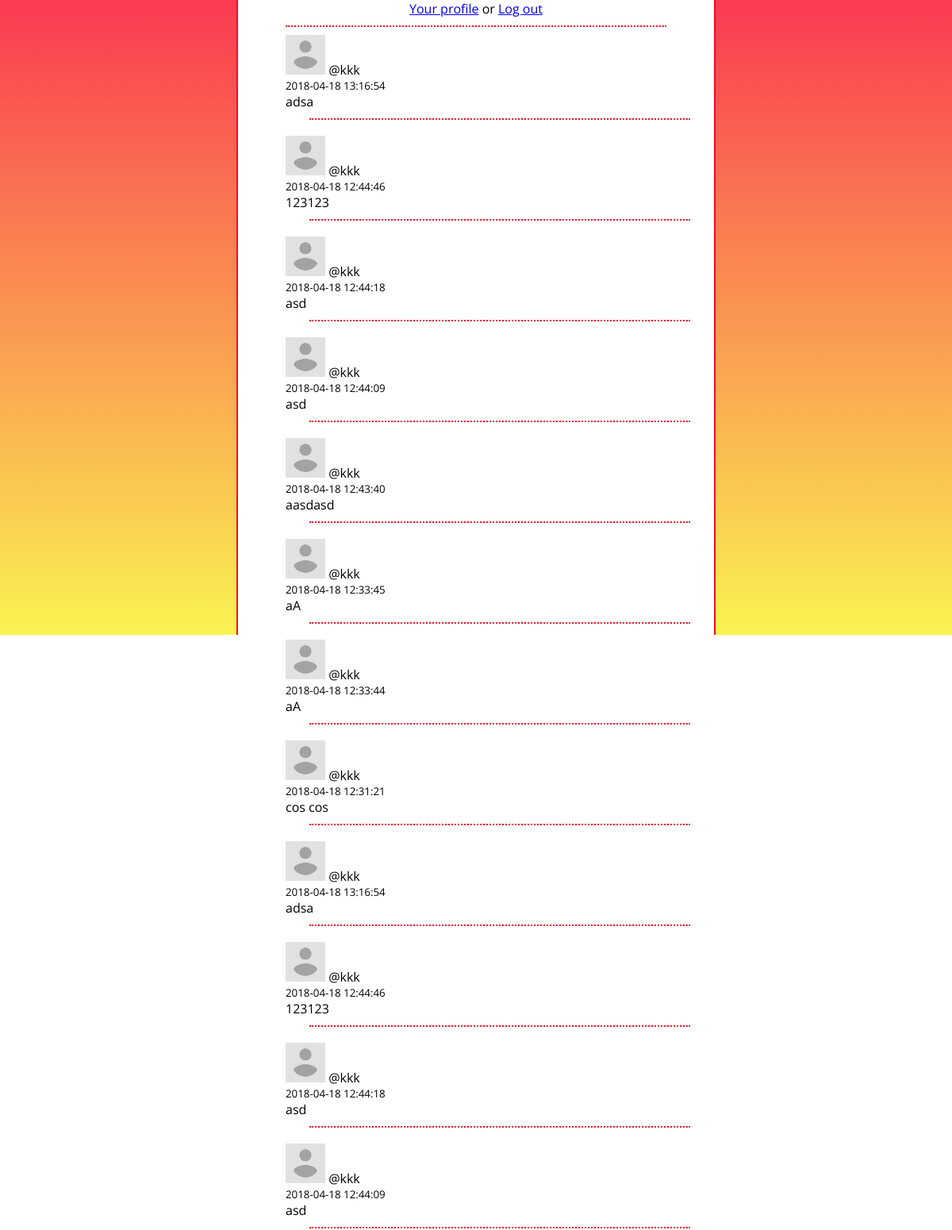
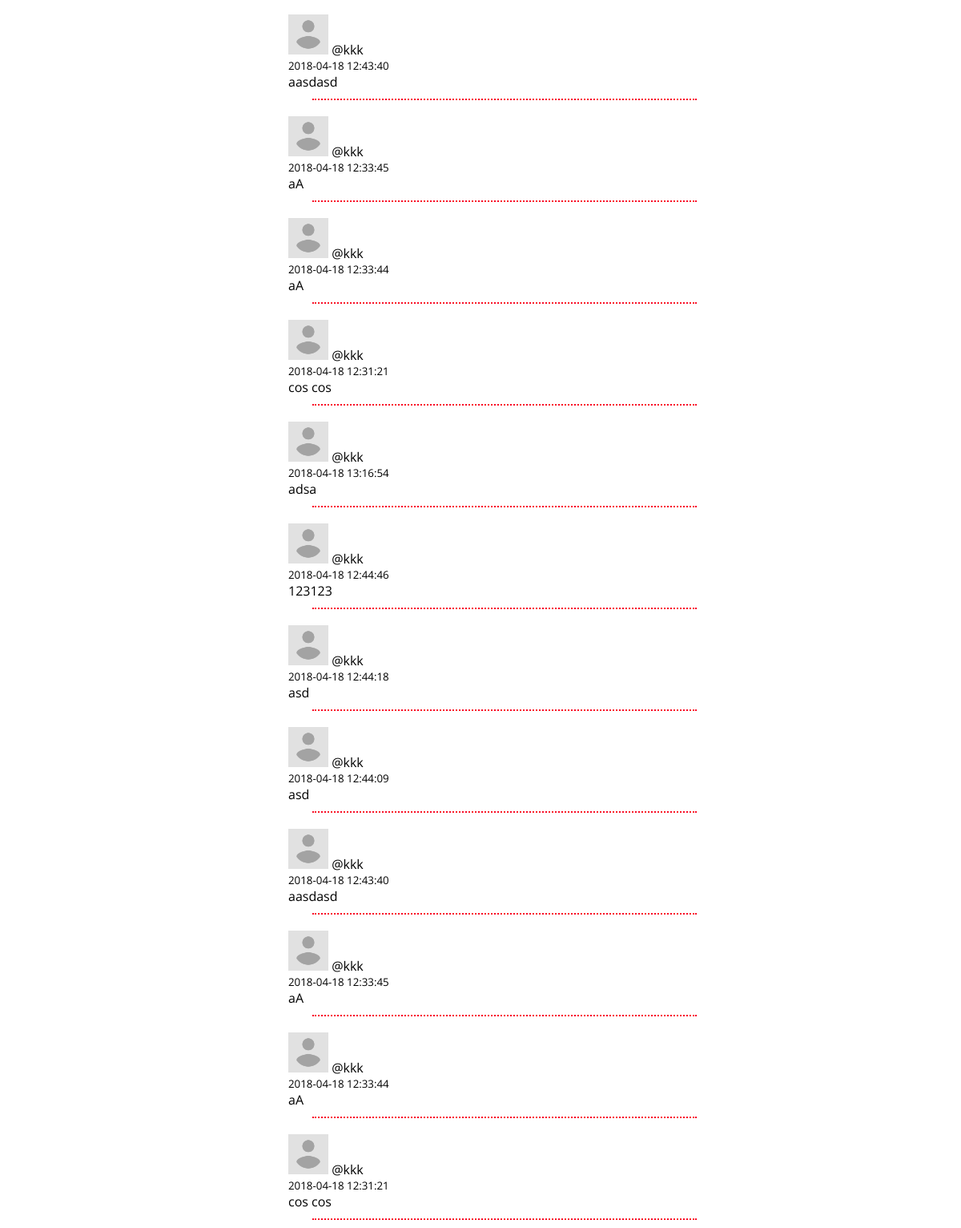
Page / (signed in) on the committed database (2 pictures, top to bottom).
### tables this page shows
CREATE TABLE posts (
	id INTEGER NOT NULL PRIMARY KEY AUTOINCREMENT,
	author TEXT NOT NULL,
	content TEXT NOT NULL,
	date TIMESTAMP NOT NULL DEFAULT CURRENT_TIMESTAMP
);

CREATE TABLE users (
	username TEXT NOT NULL PRIMARY KEY,
	password TEXT NOT NULL,
	avatar TEXT NOT NULL DEFAULT '/static/avatar.png',
	follows TEXT NOT NULL DEFAULT '[]'
);

### app.py (the view)
@app.route("/")
def route_index():
	if 'username' in session:
		info = db.get_user_info(session['username'])
		following = json.loads(info["follows"])
		print(following)
	else:
		following = None
	return render_template("index.html", following=following, db=db)

### db.py (called while the page is built)
    def get_user_info(self, username):
        cursor = self.db.cursor()
        cursor.execute("SELECT * FROM `users` WHERE `username`=?", (username,))
        row = cursor.fetchone()
        if row is None:
            return None
        else:
            return {"username":row[0], "password":row[1], "avatar":row[2], "follows":row[3]}

    def get_user_posts(self, username):
        cursor = self.db.cursor()
        cursor.execute("SELECT * FROM posts WHERE author=? ORDER BY date DESC", (username,))
        row = cursor.fetchall()
        if row is None:
            return None
        else:
            return row

### templates/index.html (shortened to what this page needs)
<!doctype html>
<html lang="en">
	<head>
	  <link rel="stylesheet" href="/static/css/styles.css" type="text/css">
	  <link rel="stylesheet" href="bootstrap.min" type="text/css">
	  <link rel="stylesheet" href="bootstrap-reboot.min" type="text/css">
	  <link rel="stylesheet" href="bootstrap.-grid" type="text/css">
	</head>
	<body>
	<div id="container">
		<div id="content">
			{% if 'username' in session %}
				<a href="/profile/{{session['username']}}">Your profile</a> or <a href="/logout">Log out</a>
			{% else %}
				<a href="/register">Register</a> or <a href="/login">Login</a>
			{% endif %}
			<div id="user"></div>
			{% if following != None %}
				{% for follow in following %}
					{% for post in db.get_user_posts(follow) %}
					{% set info = db.get_user_info(follow) %}
										<div class="post">
					<img src="{{ info['avatar'] }}" class="postavatar">
					<span class="postname">@{{ info['username'] }}</span>
					<div class="posttime">{{ post[3] }}</div>
					<div class="postcontent">
						{{ post[2]}}
					</div>
					<div id="user"></div>
				</div>
					{% endfor %}
				{% endfor %}
			{% endif %}
		</div>
	</div>
	</body>
</html>

### static/css/styles.css (style rules this page uses)
* { font-family: 'Open Sans', sans-serif; }
body { padding: 0; margin: 0; }
#container { height:100vh; width: 100vw; background:linear-gradient(rgba(249, 9, 38, 0.8), rgba(249, 240, 38, 0.8)); }
#content { text-align: center; width:50vw; background-color: white; height: 100vh; margin-left: auto; margin-right: auto; border-left: 2px solid rgba(249, 9, 38, 1); border-right: 2px solid rgba(249, 9, 38, 1); }
#user { width:40vw; margin-left: auto; margin-right: auto; padding-bottom: 10px; border-bottom: dotted 2px rgba(249, 9, 38, 1); }
.post { width: 45vw; text-align: left; padding: 10px; padding-left: 5vw; }
.postavatar { max-width: 50px; max-height: 50px; height: auto; width: auto; }
.posttime { font-size: smaller; }

### rows in the picture
posts: avatar (placeholder picture), date "2018-04-18 13:16:54", content "adsa"
users: username "kkk"
posts: avatar (placeholder picture), date "2018-04-18 12:44:46", content "123123"
posts: avatar (placeholder picture), date "2018-04-18 12:44:18", content "asd"
posts: avatar (placeholder picture), date "2018-04-18 12:44:09", content "asd"
posts: avatar (placeholder picture), date "2018-04-18 12:43:40", content "aasdasd"
posts: avatar (placeholder picture), date "2018-04-18 12:33:45", content "aA"
posts: avatar (placeholder picture), date "2018-04-18 12:33:44", content "aA"
posts: avatar (placeholder picture), date "2018-04-18 12:31:21", content "cos cos"
